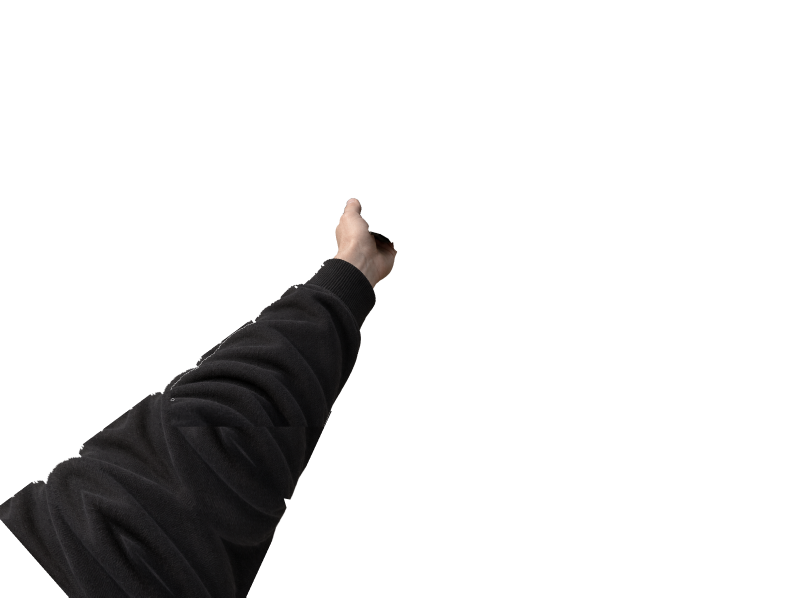
#> input picture art/rf2_art_01/weapons/fal_legacy_source/layers/arm_l.png, 2432 x 1792 px (shown at 1/3 size)
$ python build_batch.py
#> lines starting #> are read from the running program, lines starting #| are printed output that depends on the picture
### art/rf2_art_01/weapons/fal_legacy_source/rigcomp.py
"""Project native premultiplied-alpha compositor (Pillow/numpy only)."""
import math
import numpy as np
from PIL import Image
def load_rgba(path):
    return np.asarray(Image.open(path).convert("RGBA"), dtype=np.float32) / 255.0


def save_rgba(arr, path):
    a = np.clip(arr, 0, 1)
    Image.fromarray((a * 255 + 0.5).astype(np.uint8), "RGBA").save(path, optimize=False)


def premul(rgba):
    out = rgba.copy()
    out[..., :3] *= out[..., 3:4]
    return out


# [58 lines left out: functions unpremul, over, pad_canvas, affine_params, transform_layer, not called in this run]

### art/rf2_art_01/weapons/fal_legacy_source/fal_native.py
"""Native FAL composition and poses recovered from the project legacy."""
import numpy as np
import rigcomp as rc
PAD_L, PAD_T, PAD_R, PAD_B = 512, 256, 384, 512
W0, H0 = 1536, 1024
def P(x, y):
    return (x + PAD_L, y + PAD_T)
# [21 lines left out: function compose, not called in this run]


EL = P(-200, 1170)      # left elbow pivot (off-screen)
WR = P(470, 560)        # left wrist
SH = P(1600, 700)       # shoulder/stock pivot for muzzle rise
HT = (0.958, 0.287)     # charging handle travel (rearward, toward the shooter)


def arm_l(angle=0.0, tx=0.0, ty=0.0, pivot=None, scale=1.0):
    return {"angle": angle, "tx": tx, "ty": ty, "pivot": pivot or EL, "scale": scale}


def mag_t(tx=0.0, ty=0.0, angle=0.0, pivot=None, use="mag"):
    return {"tx": tx, "ty": ty, "angle": angle, "pivot": pivot or P(730, 700), "use": use}


# [35 lines left out: function frame_specs, not called in this run]

### art/rf2_art_01/weapons/fal_legacy_source/build_batch.py
"""Rebuild the candidate FAL from its native editable layers, inside this batch only.

    python -B incoming/astra/RF01_P0_FAL/source/build_batch.py
Dependencies: Pillow, numpy. No image-generation calls or external input required.
"""
from pathlib import Path
import hashlib
import json
import math
import struct
import sys
import numpy as np
from PIL import Image, ImageDraw, ImageFont, PngImagePlugin, ImageFilter
import rigcomp as rc
import fal_native as fal

BATCH = Path(__file__).resolve().parent
SOURCE = BATCH
OUT = BATCH / 'reexport'
EVIDENCE = BATCH / 'evidence'

def write_json(path, data):
    path.write_text(json.dumps(data, indent=2, ensure_ascii=False) + '\n', encoding='utf-8')

# [43 lines left out: functions font, png, sheet, repair_grasp, not called in this run]

def seal_layer(layer, overlap=False):
    """Seal narrow native mask seams using neighboring foreground color only.

    This changes layer masks, not camera or animation poses. Filling uses a
    premultiplied neighborhood so no black matte is introduced at transparent edges.
    """
    a = layer[..., 3]
    mask = Image.fromarray((a * 255 + 0.5).astype(np.uint8))
    closed = mask.filter(ImageFilter.MaxFilter(5)).filter(ImageFilter.MinFilter(5))
    if overlap:
        closed = closed.filter(ImageFilter.MaxFilter(3))
    target = np.maximum(a, np.asarray(closed, dtype=np.float32) / 255)
    delta = target - a
    summed = np.zeros_like(layer)
    for dy in range(-3, 4):
        for dx in range(-3, 4):
            summed += np.roll(np.roll(layer, dy, axis=0), dx, axis=1)
    color = summed[..., :3] / np.maximum(summed[..., 3:4], 1e-6)
    result = layer.copy()
    result[..., :3] += color * delta[..., None]
    result[..., 3] = target
    return result

def main():
    OUT.mkdir(parents=True, exist_ok=True)
    EVIDENCE.mkdir(parents=True, exist_ok=True)
    layers = {p.stem: rc.premul(rc.load_rgba(p)) for p in sorted((SOURCE / 'layers').glob('*.png'))
              if not p.stem.startswith('_')}
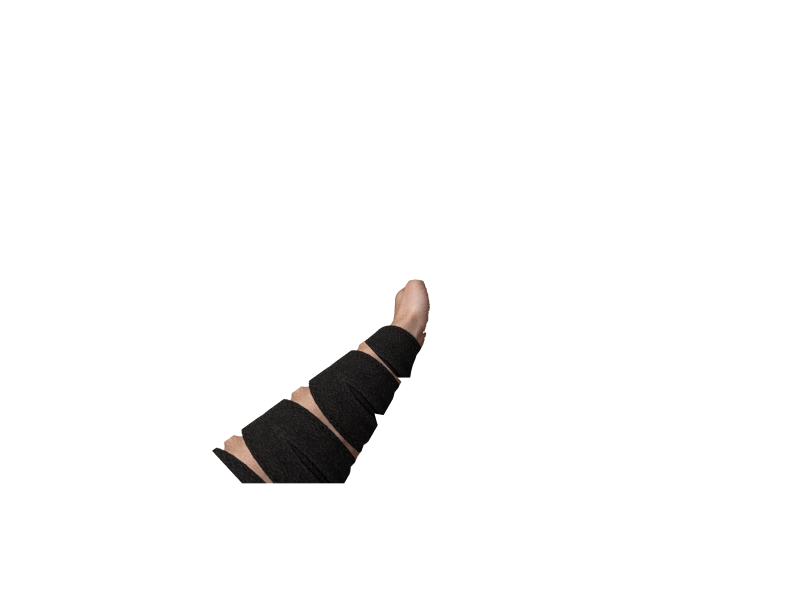
#> input picture art/rf2_art_01/weapons/fal_legacy_source/layers/arm_l2.png, 2432 x 1792 px (shown at 1/3 size)
#> layers = 2 items
    for name in ('arm_l', 'arm_r', 'body', 'housing'):
        layers[name] = seal_layer(layers[name], overlap=name in ('body', 'housing'))
#> this loop made 2 passes
#> pass 1, in seal_layer, `a = layer[..., 3]`:
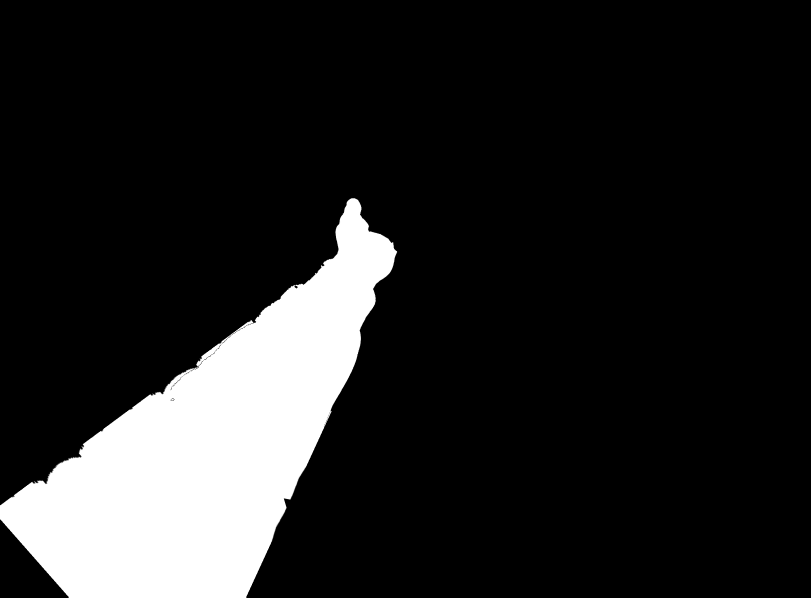
#> a: shape (1792, 2432) float32 (shown at 1/3 size); min 0, max 1, mean 0.138
    repair = repair_grasp(layers)
    manifest = {'schema': 1, 'batch_id': BATCH.name, 'created_by': 'Codex Astra',
                'status': 'OWNER_REVIEW_REQUIRED', 'level': 'RF01',
                'summary': 'FAL legacy stable master; continuous reload sleeve; separate flash; editable native source.',
                'uncertainties': ['No owner approval inferred from legacy filenames.',
                    'Legacy brief says classic 50.00; exact hardware variant unverified; no new markings.',
                    'Two rigid hand poses; finger articulation and charging contact need review.',
                    'Rebuilt occluded surfaces from legacy, not mechanically certified.',
                    'Offsets, timing and aliases proposed only; not tested in RF01.'],
                'files': []}
    sequence, files, qa = [], [], []
    specs = fal.frame_specs()
    for i, (state, spec, tics, event) in enumerate(specs):
        # The fire body is deliberately flash-free. The flash uses the exact
        # same native group transform and canvas as the fire pose.
        spec = {**spec, 'flash': None}
        canvas = fal.compose(layers, spec)
        rgba = rc.unpremul(canvas)[fal.PAD_T:fal.PAD_T + fal.H0, fal.PAD_L:fal.PAD_L + fal.W0]
        array = (np.clip(rgba, 0, 1) * 255 + 0.5).astype(np.uint8)
        array[array[..., 3] == 0, :3] = 0
        name = f'RF2_{state}_A0.png'
        path = OUT / name
        png(Image.fromarray(array), path, (-700, -300))
        alias = f'RFLV{chr(65 + i)}0'
        sequence.append({'state': state, 'file': name, 'sprite_alias_proposal': alias,
                         'duration_tics_proposal': tics, 'legacy_event_reference': event,
                         'transforms': spec})
        files.append((path, f'{chr(65+i)} / ' + state.replace('FAL_', '')))
        qa.append({'file': name, 'alpha_bbox': list(Image.fromarray(array[..., 3]).getbbox()),
                   'transparent_pixels': int((array[..., 3] == 0).sum()),
                   'opaque_pixels': int((array[..., 3] == 255).sum())})
        manifest['files'].append(entry(path, alias, 'weapon_sprite', tics))
        print(name, flush=True)
    flash = rc.transform_layer(layers['flash'], **specs[1][1]['group'])
    arr = (np.clip(rc.unpremul(flash)[fal.PAD_T:fal.PAD_T+fal.H0, fal.PAD_L:fal.PAD_L+fal.W0], 0, 1)*255+0.5).astype(np.uint8)
    arr[arr[..., 3] == 0, :3] = 0
    flash_path = OUT / 'RF2_FAL_MUZZLE_FLASH_A0.png'
    png(Image.fromarray(arr), flash_path, (-700, -300))
    files.append((flash_path, 'FLASH / overlay sur FIRE uniquement'))
    manifest['files'].append(entry(flash_path, 'RFMZA0', 'weapon_flash', 2))
    ready = np.asarray(Image.open(files[0][0]))
    end = np.asarray(Image.open(files[19][0]))
    assert np.array_equal(ready, end), 'Reload must return exactly to the same ready pose'
    write_json(SOURCE / 'animation.json', {
        'canvas': [1536, 1024], 'alpha': 'straight RGBA', 'png_grAb': [-700, -300],
        'texture_scale_proposal': [6, 7.2], 'logical_dimensions': [256, 142.222222],
        'sprite_aliases_require_explicit_engine_mapping': True,
        'states': sequence, 'flash': {'file': flash_path.name, 'alias': 'RFMZA0', 'overlay_state': 'FAL_FIRE'},
        'empty_reload_tics': sum(s[2] for s in specs[4:]),
        'tactical_reload': 'Use reload 01..11 then 15..16, skip charging 12..14; Fable owns logic.',
        'sleeve_repair': repair, 'select_deselect': 'Use READY with engine vertical offset; no extra frames.',
        'sound_events': 'Legacy references only. No audio supplied or assumed to exist in baseline.'})
    write_json(BATCH / 'manifest.json', manifest)
    write_json(EVIDENCE / 'alpha_metrics.json', {'ready_equals_reload_end': True, 'frames': qa})
    sheet(files, (231, 230, 222), 'light')
    sheet(files, (24, 30, 35), 'dark')
    write_review(files)

# [28 lines left out: functions entry, write_review, not called in this run]

if __name__ == '__main__':
#> (the run stopped early here; a loop or call above may not have finished)
